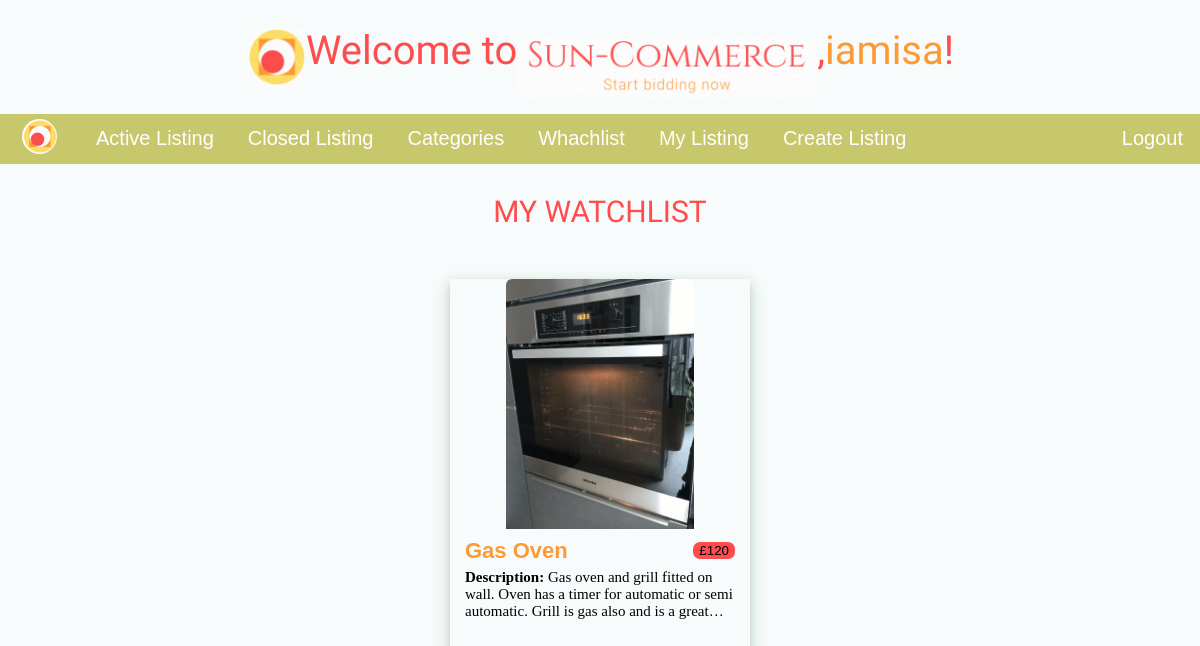
Page /watchlist/ (signed in) on the committed database.
### auctions/models.py (models this page shows, shortened)
class Watchlist(models.Model):
    user = models.ForeignKey(User, on_delete=models.CASCADE, null=False)
    auction = models.ForeignKey(Auction, on_delete=models.CASCADE, null=False)

class Auction(models.Model):
   user = models.ForeignKey(User, on_delete=models.CASCADE, null=False)
   title = models.CharField(max_length=100, null=False)
   description = models.TextField(max_length=1000, null=False)
   initial_price = models.IntegerField(null=False)
   date = models.DateField(default=datetime.date.today)
   photo = models.ImageField(upload_to='pics/', null=True, blank=True)
   category = models.ForeignKey(Category, on_delete=models.SET_NULL, null=True, blank=True)
   active = models.BooleanField(default=True)
   last_bid = models.IntegerField(blank=True, null=True)

### auctions/views.py (the view)
# urls.py: path("watchlist/", views.watchlist, name="auctions-watchlist"),
@login_required
def watchlist(request):
    data = {
        'my_watchlist' : Watchlist.objects.filter(user=request.user)
    }
    return render(request, 'auctions/watchlist.html', data)

### auctions/templates/auctions/watchlist.html (shortened to what this page needs)
{% extends "auctions/layout.html" %}
{% block content %}
<h3>MY WATCHLIST</h3>
<div class="auctions-wrapper">
    {% for w in my_watchlist %}
        <a href="{% url 'auctions-show' id=w.auction.id %}">
            <div class="auction-wrapper">
                <div class="list-img-wrapper">
                    <img src="{{w.auction.photo.url}}" alt="image">
                </div>
                <div class="list-info-wrapper">
                    <div class="title-price">
                        <h2>{{w.auction.title}} </h2>
                        <button> £{{w.auction.initial_price}}</button>
                    </div>
                    <p><span>Description: </span>{{w.auction.description}}</p>
                </div>
            </div>
        </a>
    {% endfor %}
</div>
{% endblock %}

### auctions/templates/auctions/layout.html (shortened to what this page needs)
{% load static %}
<!DOCTYPE html>
<html lang="en">
<head>
    <link rel="stylesheet" href="{% static 'css/styles.css' %}">
</head>
<body>
    <h1 id="welcome-title"><img id="icon" src="{% static 'img/icon.png' %}" alt="title">Welcome to <img id="title" src="{% static 'img/title.png' %}" alt="title">
        {% if user.is_authenticated %}
        , <span> {{user}}</span>!
        {% else %}
        !
        {% endif %}
    </h1>
    <nav>
        <div id="links-wrapper">
            {% if user.is_authenticated %}
            <div class="main-menu">
                <a href="{% url 'auctions-home' %}"><img src="{% static 'img/icon.png' %}" alt="logo"></a>
                <a class="link" href="{% url 'auctions-home' %}">Active Listing</a>
                <a class="link" href="{% url 'auctions-closed' %}">Closed Listing</a>
                <a class="link" href="{% url 'auctions-categories' %}">Categories</a>
                <a class="link" href="{% url 'auctions-watchlist' %}">Whachlist</a>
                <a class="link" href="{% url 'auctions-mylistings' %}">My Listing</a>
                <a class="link" href="{% url 'auctions-create' %}">Create Listing</a>
            </div>
            <div class="login-menu">
                <a class="link" href="{% url 'logout' %}">Logout</a>
            </div>
            {% endif %}
        </div>
    </nav>
    <main>
       {% block content %}
       {% endblock content %}
    </main>
</body>
</html>

### auctions/static/css/styles.css (style rules this page uses)
body { margin: 0; background-color: rgba(232, 244, 245, 0.275); }
nav div#links-wrapper { display: flex; align-items: center; justify-content: space-between; background-color: #c7c76b; padding: 0; margin: 0; }
nav div#links-wrapper div.main-menu { display: flex; align-items: center; justify-content: flex-start; margin: 0; }
nav div#links-wrapper div.main-menu img { width: 35px; margin: 5px; padding: 0; border-radius: 50%; }
nav div#links-wrapper a { text-decoration: none; font-size: 20px; color: white; margin: 0 17px; font-family:'Gill Sans', 'Gill Sans MT', Calibri, 'Trebuchet MS', sans-serif; }
h1#welcome-title { font-size: 40px; font-family: 'Joan', serif; color: #ff4d4d; display: flex; justify-content: center; font-weight: lighter; }
h1#welcome-title img#title { position: relative; border-radius: 10px; top: 11px; width: 300px; }
h1#welcome-title img#icon { border-radius: 10px; width: 60px; }
h1#welcome-title span { color: #ff9933; }
h3 { text-align: center; font-size: 30px; font-family: 'Joan', serif; font-weight: lighter; color: #ff4d4d; }
div.auctions-wrapper { display: flex; flex-direction: row-reverse; flex-wrap: wrap-reverse; align-items: center; justify-content: space-around; }
div.auctions-wrapper a { text-decoration: none; color: black; }
div.auctions-wrapper a div.auction-wrapper { display: flex; flex-direction: column; align-items: center; justify-content: flex-start; height: 375px; width: 300px; box-shadow: 0 4px 8px 0 rgba(66, 108, 45, 0.2), 0 6px 20px 0 rgba(34, 109, 39, 0.19); margin: 20px; }
div.auctions-wrapper a div.auction-wrapper div.list-info-wrapper div.title-price { display: flex; align-items: center; justify-content: space-between; width: 270px; }
div.auctions-wrapper a div.auction-wrapper div.list-info-wrapper div.title-price h2 { display: flex; justify-content: space-between; align-items: center; color: #ff9933; font-size: 22px; font-family:'Franklin Gothic Medium', 'Arial Narrow', Arial, sans-serif; margin: 5px 0; }
div.auctions-wrapper a div.auction-wrapper div.list-info-wrapper div.title-price button { border: none; border-radius: 7px; background-color: #ff4d4d; align-self: left; margin-left: 10px; }
div.auctions-wrapper a div.auction-wrapper div.list-info-wrapper { display: flex; flex-direction: column; align-items: center; justify-content: space-between; padding: 0; margin: 0; font-size: 15px; }
div.auctions-wrapper a div.auction-wrapper div.list-img-wrapper img { height: 250px; max-width: 300px; margin: 0; border-radius: 6px 6px 0 0; }
div.auctions-wrapper a div.auction-wrapper div.list-info-wrapper p span { font-weight: bold; }
div.auctions-wrapper a div.auction-wrapper div.list-info-wrapper p { width: 90%; padding: 0px 10px; margin: 0; overflow: hidden; display: -webkit-box; -webkit-line-clamp: 3; -webkit-box-orient: vertical; }

### rows in the picture
Watchlist: auction.photo (picture), auction "Gas Oven", auction.initial_price "120", auction.description "Gas oven and grill fitted on wall. Oven has a timer for automatic or semi automatic. Grill is gas also and is a…"

### other values in the picture
{{ user }} "iamisa"
